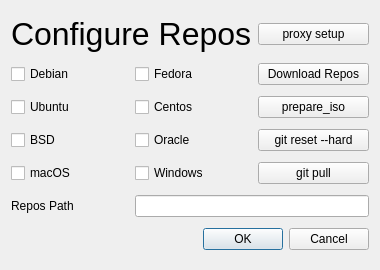
<?xml version="1.0" encoding="UTF-8"?>
<ui version="4.0">
 <class>Dialog</class>
 <widget class="QDialog" name="Dialog">
  <property name="geometry">
   <rect>
    <x>0</x>
    <y>0</y>
    <width>380</width>
    <height>270</height>
   </rect>
  </property>
  <property name="windowTitle">
   <string>Dialog</string>
  </property>
  <layout class="QGridLayout" name="gridLayout">
   <item row="8" column="0" colspan="3">
    <widget class="QDialogButtonBox" name="buttonBox">
     <property name="orientation">
      <enum>Qt::Horizontal</enum>
     </property>
     <property name="standardButtons">
      <set>QDialogButtonBox::Cancel|QDialogButtonBox::Ok</set>
     </property>
    </widget>
   </item>
   <item row="5" column="1">
    <widget class="QCheckBox" name="winCheckBox">
     <property name="text">
      <string>Windows</string>
     </property>
    </widget>
   </item>
   <item row="4" column="0">
    <widget class="QCheckBox" name="bsdCheckBox">
     <property name="text">
      <string>BSD</string>
     </property>
    </widget>
   </item>
   <item row="4" column="1">
    <widget class="QCheckBox" name="oracleCheckBox">
     <property name="text">
      <string>Oracle</string>
     </property>
    </widget>
   </item>
   <item row="5" column="0">
    <widget class="QCheckBox" name="macosCheckBox">
     <property name="text">
      <string>macOS</string>
     </property>
    </widget>
   </item>
   <item row="3" column="1">
    <widget class="QCheckBox" name="centosCheckBox">
     <property name="text">
      <string>Centos</string>
     </property>
    </widget>
   </item>
   <item row="1" column="0">
    <widget class="QCheckBox" name="debianCheckBox">
     <property name="text">
      <string>Debian</string>
     </property>
    </widget>
   </item>
   <item row="1" column="1">
    <widget class="QCheckBox" name="fedoraCheckBox">
     <property name="text">
      <string>Fedora</string>
     </property>
    </widget>
   </item>
   <item row="1" column="2">
    <widget class="QPushButton" name="downloadReposButton">
     <property name="text">
      <string>Download Repos</string>
     </property>
    </widget>
   </item>
   <item row="0" column="0" colspan="2">
    <widget class="QLabel" name="label">
     <property name="font">
      <font>
       <pointsize>24</pointsize>
      </font>
     </property>
     <property name="text">
      <string>Configure Repos</string>
     </property>
    </widget>
   </item>
   <item row="3" column="0">
    <widget class="QCheckBox" name="ubuntuCheckBox">
     <property name="text">
      <string>Ubuntu</string>
     </property>
    </widget>
   </item>
   <item row="3" column="2">
    <widget class="QPushButton" name="prepareIsoButton">
     <property name="text">
      <string>prepare_iso</string>
     </property>
    </widget>
   </item>
   <item row="4" column="2">
    <widget class="QPushButton" name="gitResetHardButton">
     <property name="toolTip">
      <string>Revert all the changes back to the last git checkin</string>
     </property>
     <property name="text">
      <string>git reset --hard</string>
     </property>
    </widget>
   </item>
   <item row="5" column="2">
    <widget class="QPushButton" name="gitPullButton">
     <property name="toolTip">
      <string>Get the newest files from the boxcutter repos</string>
     </property>
     <property name="text">
      <string>git pull</string>
     </property>
    </widget>
   </item>
   <item row="6" column="0">
    <widget class="QLabel" name="label_2">
     <property name="text">
      <string>Repos Path</string>
     </property>
    </widget>
   </item>
   <item row="6" column="1" colspan="2">
    <widget class="QLineEdit" name="leReposPath"/>
   </item>
   <item row="0" column="2">
    <widget class="QPushButton" name="proxyButton">
     <property name="text">
      <string>proxy setup</string>
     </property>
    </widget>
   </item>
  </layout>
 </widget>
 <resources/>
 <connections>
  <connection>
   <sender>buttonBox</sender>
   <signal>accepted()</signal>
   <receiver>Dialog</receiver>
   <slot>accept()</slot>
   <hints>
    <hint type="sourcelabel">
     <x>248</x>
     <y>254</y>
    </hint>
    <hint type="destinationlabel">
     <x>157</x>
     <y>274</y>
    </hint>
   </hints>
  </connection>
  <connection>
   <sender>buttonBox</sender>
   <signal>rejected()</signal>
   <receiver>Dialog</receiver>
   <slot>reject()</slot>
   <hints>
    <hint type="sourcelabel">
     <x>316</x>
     <y>260</y>
    </hint>
    <hint type="destinationlabel">
     <x>286</x>
     <y>274</y>
    </hint>
   </hints>
  </connection>
 </connections>
</ui>
